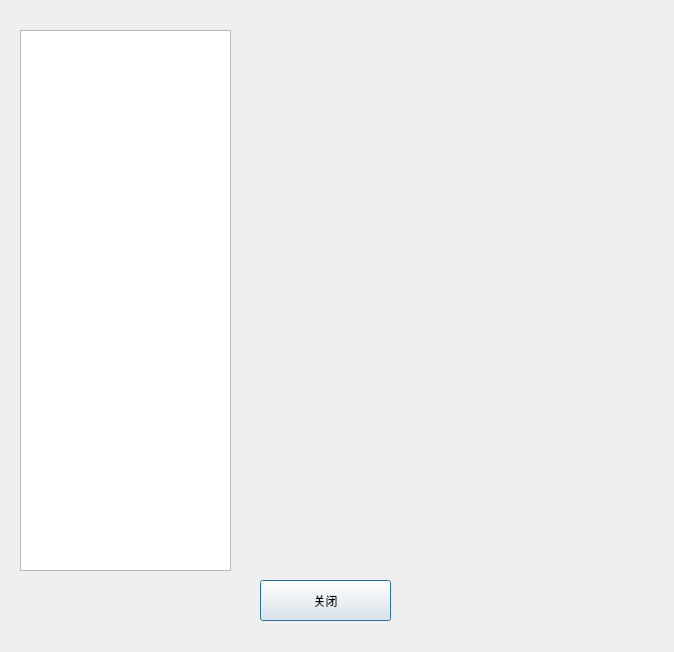
<?xml version="1.0" encoding="UTF-8"?>
<ui version="4.0">
 <class>display_info</class>
 <widget class="QDialog" name="display_info">
  <property name="geometry">
   <rect>
    <x>0</x>
    <y>0</y>
    <width>674</width>
    <height>652</height>
   </rect>
  </property>
  <property name="windowTitle">
   <string>详细信息显示</string>
  </property>
  <widget class="QPushButton" name="pushButton_2">
   <property name="geometry">
    <rect>
     <x>260</x>
     <y>580</y>
     <width>131</width>
     <height>41</height>
    </rect>
   </property>
   <property name="text">
    <string>关闭</string>
   </property>
  </widget>
  <widget class="QLabel" name="label">
   <property name="geometry">
    <rect>
     <x>250</x>
     <y>30</y>
     <width>391</width>
     <height>531</height>
    </rect>
   </property>
   <property name="text">
    <string/>
   </property>
  </widget>
  <widget class="QListWidget" name="listWidget">
   <property name="geometry">
    <rect>
     <x>20</x>
     <y>30</y>
     <width>211</width>
     <height>541</height>
    </rect>
   </property>
  </widget>
 </widget>
 <resources/>
 <connections/>
</ui>
